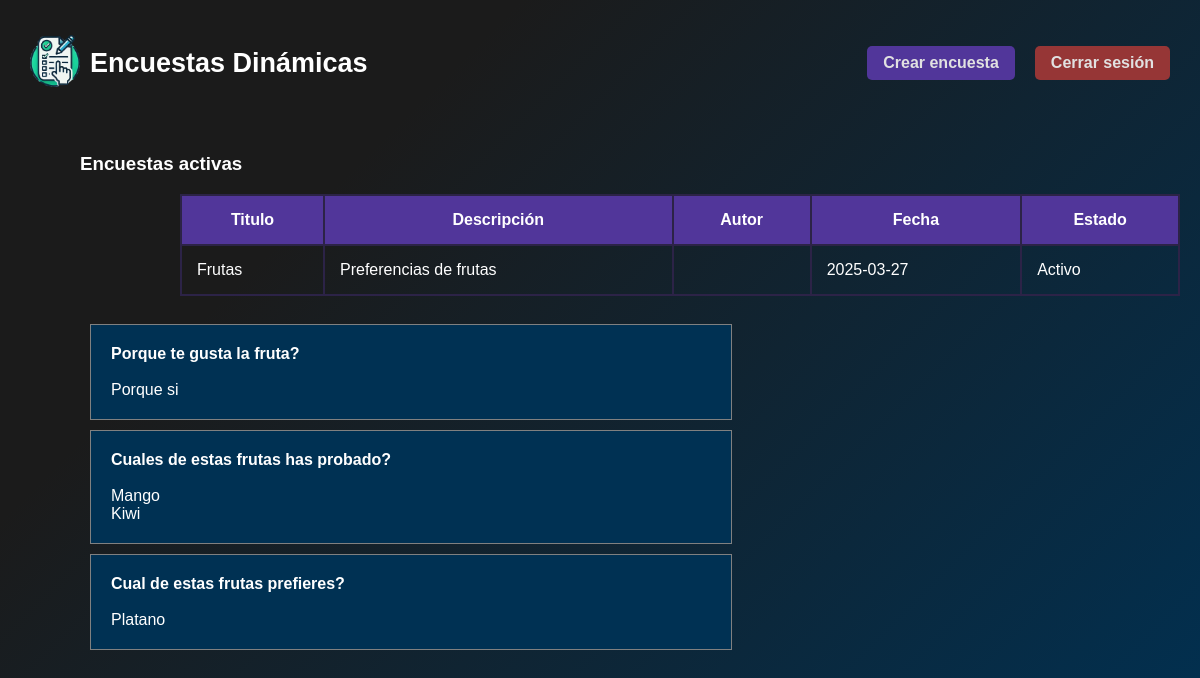
The page /resultados.php?id=6 (signed in) on the database its author committed.
### tables this page shows
CREATE TABLE `enc_encuestasm` (
  `idencuesta` int(11) NOT NULL,
  `nombre` varchar(255) NOT NULL,
  `descripcion` varchar(255) NOT NULL,
  `idusuario` int(11) NOT NULL,
  `fecha` date NOT NULL,
  `activo` varchar(1) NOT NULL
);

CREATE TABLE `enc_pregunta` (
  `idpregunta` int(11) NOT NULL,
  `idencuesta` int(11) NOT NULL,
  `textopregunta` varchar(255) NOT NULL,
  `requerida` varchar(1) NOT NULL,
  `idtipopregunta` int(11) NOT NULL
);

CREATE TABLE `enc_respuestatexto` (
  `idrespuestatexo` int(11) NOT NULL,
  `respuesta` varchar(255) NOT NULL,
  `idrespuestas` int(11) NOT NULL,
  `idpregunta` int(11) NOT NULL
);

CREATE TABLE `enc_respuestaopcion` (
  `idrespuestaopcion` int(11) NOT NULL,
  `idopciones` int(11) NOT NULL,
  `idrespuestas` int(11) NOT NULL,
  `idpregunta` int(11) NOT NULL
);

CREATE TABLE `enc_opcion` (
  `idopciones` int(11) NOT NULL,
  `idpregunta` int(11) NOT NULL,
  `opcion` varchar(255) NOT NULL
);

### resultados.php (the view, shortened to what this page needs)
<?php
$username = "root";
$password = "";
$database = "db_encuestas";
$mysqli = new mysqli("localhost", $username, $password, $database);
$idEncuesta = $_GET['id'] ?? null;
$query = "SELECT * FROM enc_encuestasm INNER JOIN usuarios ON enc_encuestasm.idusuario=usuarios.idusuario WHERE idencuesta = $idEncuesta ORDER BY idencuesta ASC";
$preguntas = "SELECT * FROM enc_pregunta WHERE idencuesta = $idEncuesta";
$tabla = [];
?>
<!DOCTYPE html>
<html lang="en">
<head>
</head>
<body>
    <?php include __DIR__ . "/includes/header.php"; ?>
    <div class="items-welcome">
        <div class="wrap-welcome">
            <h3>Encuestas activas</h3>
            <form id="formSeleccionEncuesta">
                <table class="table-welcome">
                    <tr>
                        <th>Titulo</th>
                        <th>Descripción</th>
                        <th>Autor</th>
                        <th>Fecha</th>
                        <th>Estado</th>
                    </tr>
                    <?php
                    if ($result = $mysqli->query($query)) {
                        while ($row = $result->fetch_assoc()) {
                            $nombre = $row["nombre"];
                            $descripcion = $row["descripcion"];
                            $autor = $row["nombreU"];
                            $fecha = $row["fecha"];
                            $activo = $row["activo"];
                            echo "<tr>
                                    <td>$nombre</td>
                                    <td>$descripcion</td>
                                    <td>$autor</td>
                                    <td>$fecha</td>
                                    <td>";
                                        echo ($activo == 'S') ? 'Activo' : 'Inactivo';
                            echo "</td>
                                  </tr>";
                        }
                    }
                    ?>
                </table>
            </form>
            <br>
        </div>
        <div class="wrap-welcome">
            <form id="formSeleccionEncuesta">
                    <?php
                    if ($result = $mysqli->query($preguntas)) {
                        while ($row = $result->fetch_assoc()) {
                            echo '<div class="preguntas">';
                            $textopregunta = $row["textopregunta"];
                            echo '<div style="font-weight: bold;">';
                            echo $textopregunta;
                            echo '</div>';
                            $num_pregunta = $row["idpregunta"];
                            $tipo_pregunta = $row["idtipopregunta"];
                            $tabla[] = $textopregunta;
                            echo "<br>";
                            if ($tipo_pregunta == "1" or $tipo_pregunta == "2"){
                                $resultados_texto = "SELECT respuesta FROM enc_respuestatexto WHERE idpregunta = $num_pregunta";
                                if ($result1=$mysqli->query($resultados_texto)){
                                    while ($row = $result1->fetch_assoc()){
                                        $tabla[$textopregunta][]=$row["respuesta"];
                                        $valor = $row["respuesta"];
                                        echo "$valor<br>";
                                    }
                                }
                            } else {
                                    $resultados_opcion = "SELECT idopciones FROM enc_respuestaopcion WHERE idpregunta = $num_pregunta";
                                    if ($result2=$mysqli->query($resultados_opcion)){
                                        while($row = $result2->fetch_assoc()){
                                            $tabla[$textopregunta][]=$row["idopciones"];
                                            $valor = $row["idopciones"];
                                            $opcion_texto = "SELECT opcion FROM enc_opcion WHERE idopciones=$valor";
                                            $result3 = $mysqli->query($opcion_texto);
                                            while($valor_texto = $result3->fetch_assoc()){
                                                $valor_final=$valor_texto["opcion"];
                                            };
                                            echo "$valor_final<br>";
                                        }
                                    }
                            }
                            echo '</div>';
                        }
                    }
                    ?>
                    <?php
                        echo '<pre>'; print_r($tabla); echo '</pre>';
                    ?>
            </form>
        </div>
    </div>
</body>
</html>

### assets/css/style.css (style rules this page uses)
* { font-family: 'Arial'; color: white; }
html, body { height: 100%; min-height: 100vh; margin: 0; padding: 0; background-color: #003153; background-image: linear-gradient(315deg, #003153 0%, #1B1B1B 74%); width: 100%; overflow-x: hidden; }
.items-welcome { display: inline-flex; flex-direction: column; }
.table-welcome { width: 750px; border-collapse: collapse; margin: 20px 0px 200px 0px; }
th, td { border: 4px solid #51369A; padding: 8px; text-align: left; }
.table-welcome { width: 100%; max-width: 1000px; margin: auto; border-collapse: collapse; }
.table-welcome td, .table-welcome th { border: 2px solid #2c2347; padding: 15px; }
.table-welcome th { background-color: #51369A; text-align: center; }
.items-welcome { width: 100%; padding: 0.5rem 5rem; }
.preguntas { background-color: #003153; width: 50%; padding: 20px; border: 1px solid grey; margin: 10px; }

### rows shown on the page
enc_encuestasm: nombre "Frutas", descripcion "Preferencias de frutas", fecha "2025-03-27", activo "Activo"
enc_pregunta: textopregunta "Porque te gusta la fruta?"
enc_respuestatexto: respuesta "Porque si"
enc_pregunta: textopregunta "Cuales de estas frutas has probado?"
enc_respuestaopcion: idopciones.opcion "Mango"
enc_respuestaopcion: idopciones.opcion "Kiwi"
enc_pregunta: textopregunta "Cual de estas frutas prefieres?"
enc_respuestaopcion: idopciones.opcion "Platano"
